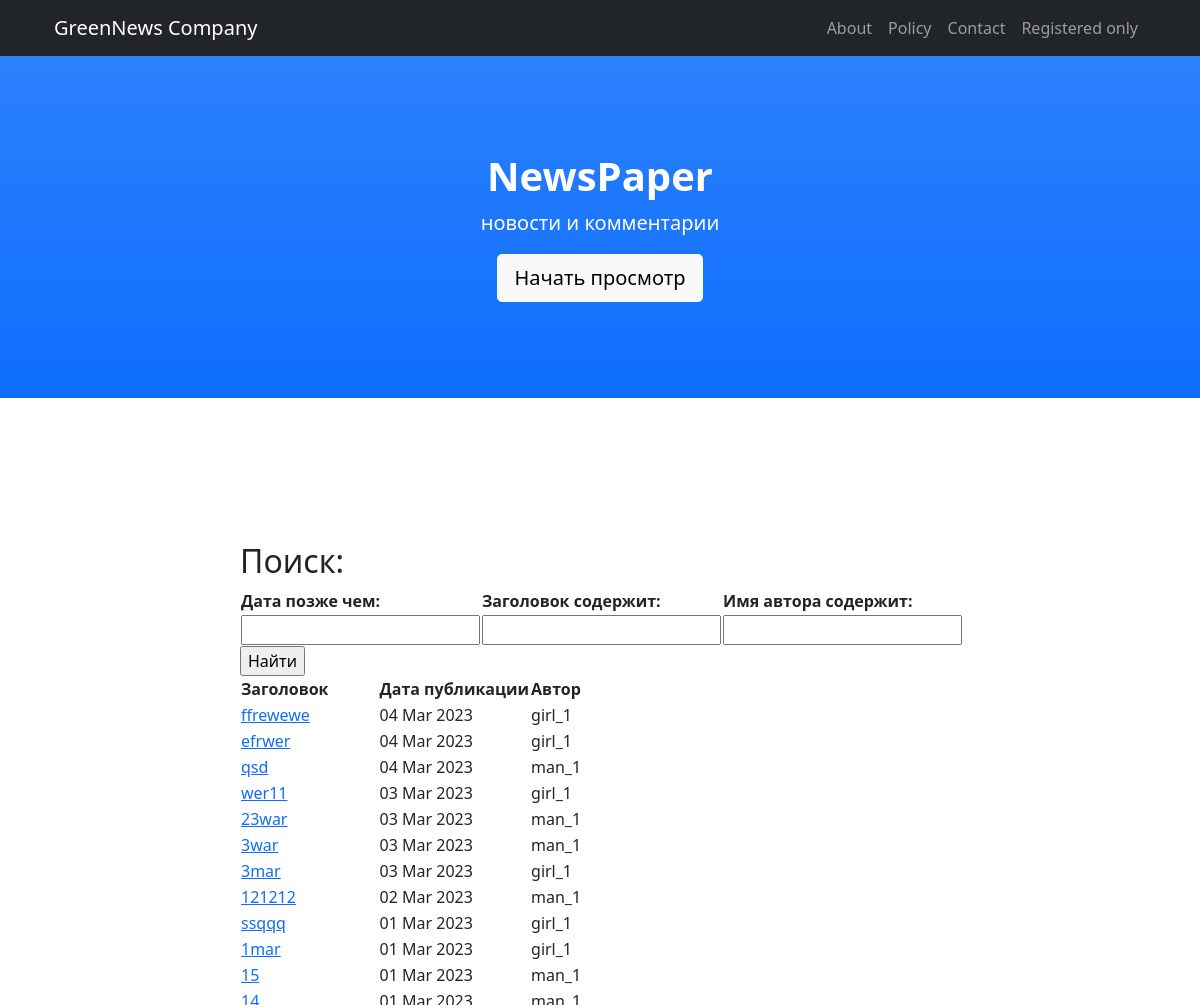
Page /posts/search/ (upper part) on the earlier database version.
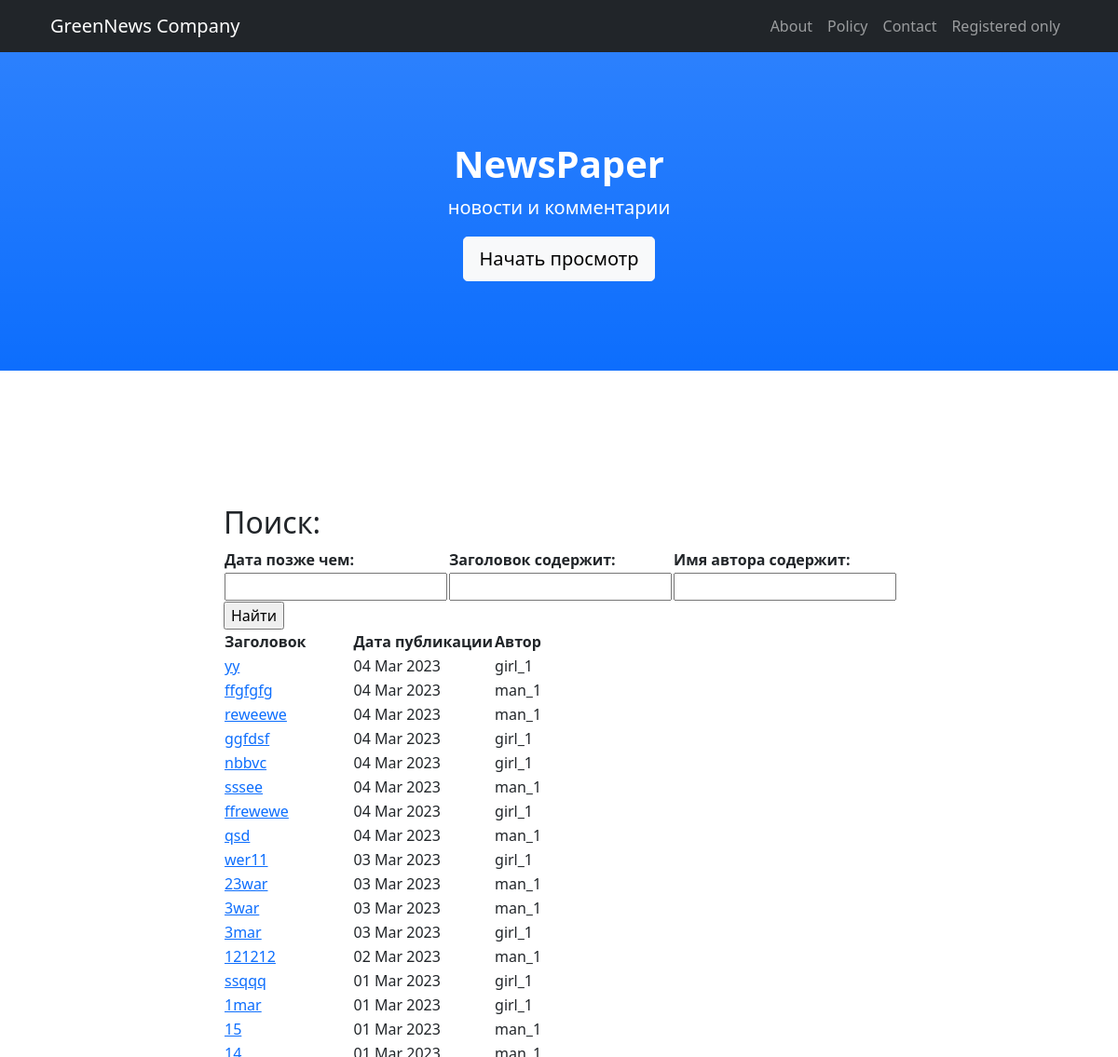
Same page on the later database version.
### news/models.py (models this page shows, shortened)
class Post(models.Model):
    postAuthor = models.ForeignKey(Author, on_delete=models.CASCADE,)
    postType = models.CharField(max_length=4, choices=post_types, default=news)
    postDatetime = models.DateTimeField(auto_now_add=True)
    category = models.ManyToManyField(Category, through='PostCategory', related_name='posts',)
    head = models.CharField(max_length=124)
    postText = models.TextField()
    postRate = models.SmallIntegerField(default=0)

class Author(models.Model):
    authorName = models.OneToOneField(User, on_delete=models.CASCADE)
    authorRate = models.SmallIntegerField(default=0)

### news/views.py (the view)
# urls.py: path('search/', PostSearch.as_view()),
class PostSearch(ListView):
    model = Post
    template_name = 'post_search.html'
    context_object_name = 'posts'
    queryset = Post.objects.order_by('-postDatetime')
    paginate_by = 10
    def get_context_data(self, **kwargs):
        context = super().get_context_data(**kwargs)
        context['authors'] = User.objects.all()
        context['filter'] = PostFilter(self.request.GET, queryset=self.get_queryset())
        return context

### news/templatetags/news_filters.py (called while the page is built)
@register.filter(name='censor')
def censor(value, arg='<banned>'):
    banned_words = [ 'пиздец', 'fuck', 'fucking', 'блядь', 'писец']
    if isinstance(value, str) and isinstance(arg, str):
        for i in banned_words:
            value = value.replace(i, arg)
        return value
    else:
        raise ValueError(f'Не применяется для {type(value)} и {type(arg)}')

### templates/post_search.html
{% extends 'flatpages/default.html' %}
{% load news_filters %}
{% block title %} Поиск: {% endblock title %}
{% block content %}
<form method="GET">
<table>
    <thead>
        <th>
            Дата позже чем:
        </th>
        <th>
            Заголовок содержит:
        </th>
        <th>
            Имя автора содержит:
        </th>
    </thead>
    {%  for fi in filter.form %}
        <td>
            {{ fi }}
        </td>
    {% endfor %}
</table>
        <input type="submit" value="Найти">
</form>
<table>
    <thead>
        <th>
            Заголовок
        </th>
        <th>
            Дата публикации
        </th>
        <th>
            Автор
        </th>
    </thead>
    {% for new in filter.qs %}
    <tr>
        <td>
             <a href="{% url 'post_detail' new.id %}">{{ new.head|censor|truncatewords:12 }}</a>
        </td>
        <td>
            {{ new.postDatetime|date:'d M Y' }}
        </td>
        <td>
            {{ new.postAuthor.authorName.username }}
        </td>
    </tr>
    {% endfor %}
</table>
{% endblock content %}

### templates/flatpages/default.html (shortened to what this page needs)
{% load static %}
<!DOCTYPE html>
<html lang="en">
    <head>
        <link href="{% static 'css/styles.css' %}" rel="stylesheet">
    </head>
    <body id="page-top">
        <nav class="navbar navbar-expand-lg navbar-dark bg-dark fixed-top" id="mainNav">
            <div class="container px-4">
                <a class="navbar-brand" href="#page-top">GreenNews Company</a>
                <div class="collapse navbar-collapse" id="navbarResponsive">
                    <ul class="navbar-nav ms-auto">
                        <li class="nav-item"><a class="nav-link" href="/about/">About</a></li>
                        <li class="nav-item"><a class="nav-link" href="/policy/">Policy</a></li>
                        <li class="nav-item"><a class="nav-link" href="/contacts/">Contact</a></li>
                        <li class="nav-item"><a class="nav-link" href="/authorized_only/">Registered only</a></li>
                    </ul>
                </div>
            </div>
        </nav>
        <header class="bg-primary bg-gradient text-white">
            <div class="container px-4 text-center">
                <h1 class="fw-bolder">NewsPaper</h1>
                <p class="lead">новости и комментарии</p>
                <a class="btn btn-lg btn-light" href="#about">Начать просмотр</a>
            </div>
        </header>
        <section id="about">
            <div class="container px-4">
                <div class="row gx-4 justify-content-center">
                    <div class="col-lg-8">
                        <h2>
                            {% block title %}
                            {% endblock title %}
                        </h2>
                        {% block content %}{% endblock content %}
                    </div>
                </div>
            </div>
        </section>
    </body>
</html>

Differences in the rows shown:
removed Post: head|censor "efrwer", postDatetime "04 Mar 2023", postAuthor.authorName.username "girl_1"
added Post: head|censor "yy", postDatetime "04 Mar 2023", postAuthor.authorName.username "girl_1"
added Post: head|censor "ffgfgfg", postDatetime "04 Mar 2023", postAuthor.authorName.username "man_1"
added Post: head|censor "reweewe", postDatetime "04 Mar 2023", postAuthor.authorName.username "man_1"
added Post: head|censor "ggfdsf", postDatetime "04 Mar 2023", postAuthor.authorName.username "girl_1"
added Post: head|censor "nbbvc", postDatetime "04 Mar 2023", postAuthor.authorName.username "girl_1"
added Post: head|censor "sssee", postDatetime "04 Mar 2023", postAuthor.authorName.username "man_1"
